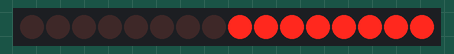
A sketch run on a simulated Arduino Uno, built with avr-gcc and run on an emulated ATmega328P. Parts: 16 shift-register outputs drawn as a row of LEDs (first output left, lit = HIGH). Wiring (inferred from the names in the program): 2 × shift register (74HC595): data pin 8; shift clock pin 9; latch pin 10. Wiring (inferred from the signals the program sends): row of LEDs: on Q0, Q1, Q2, Q3, Q4, Q5, Q6, Q7, Q8, Q9, Q10, Q11, Q12, Q13, Q14, Q15.

Above: at 0.6 s.
At 2.25 s:
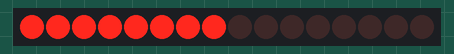
Timing chart, 0 to 3.0 s (numbered marks = the images above):
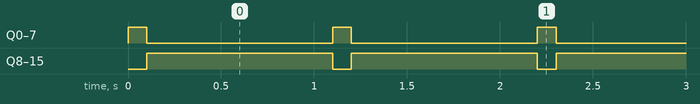

Measured:
- by itself, Q0–7: alternates HIGH for 0.10 s and LOW for 1.0 s
- by itself, Q8–15: alternates HIGH for 1.0 s and LOW for 0.10 s

The sketch:

piscarleds.ino
```cpp
#define DATA_PIN   8 //SER
#define CLOCK_PIN  9 //SRCLK
#define LATCH_PIN 10 //RCLK

void setup() {
  pinMode(DATA_PIN, OUTPUT);
  pinMode(CLOCK_PIN, OUTPUT);
  pinMode(LATCH_PIN, OUTPUT);
}

// Envia os 2 bytes para os 74HC595 (coils 0-15)
void escreverShiftRegister(uint8_t leds[2]) {
  digitalWrite(LATCH_PIN, LOW);
  shiftOut(DATA_PIN, CLOCK_PIN, MSBFIRST, leds[1]); // byte mais significativo
  shiftOut(DATA_PIN, CLOCK_PIN, MSBFIRST, leds[0]); // byte menos significativo
  digitalWrite(LATCH_PIN, HIGH);
}

void loop() {
  uint8_t leds[2] = {0b11111111, 0b00000000}; // Liga coils 0–7
  escreverShiftRegister(leds);
  delay(100);

  leds[0] = 0b00000000;
  leds[1] = 0b11111111; // Liga coils 8–15
  escreverShiftRegister(leds);
  delay(1000);
}
```
